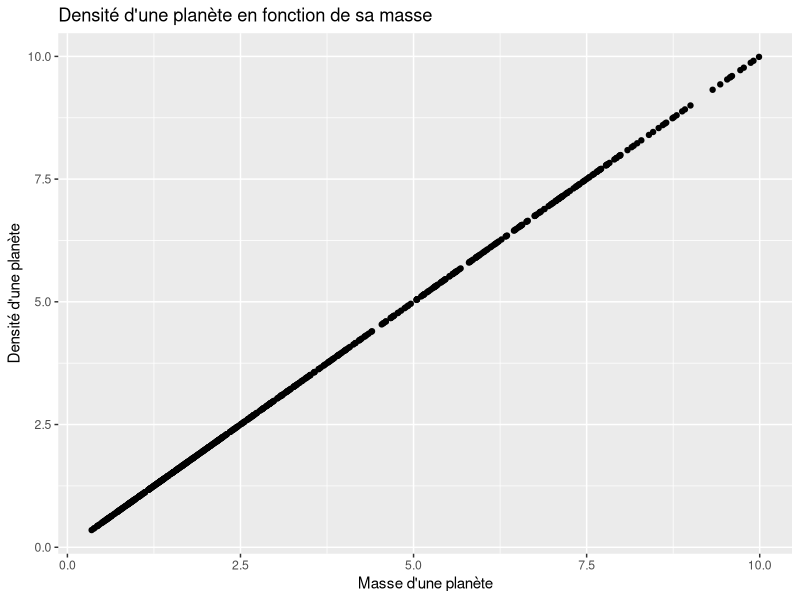
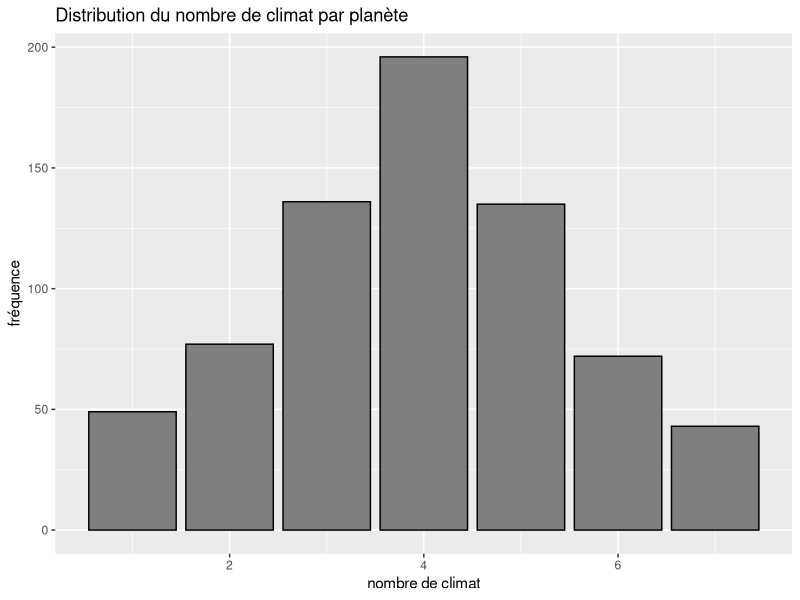
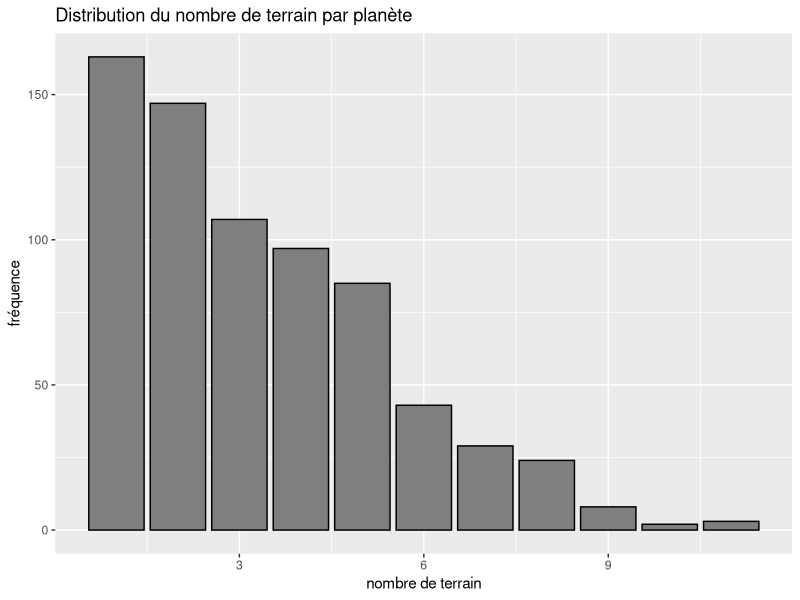

Source code (R) for these figures, in order:
## ---- chunk 1
# Sélection des librairies
suppressWarnings({suppressMessages(library(here))
suppressMessages(library(dplyr))
library(tidyr)
library(knitr)
library(ggplot2)
library(readr)
library(stringr)
library(readxl)})
## ---- chunk 2
# Lecture des bases de données 
planets <- read_delim("PLANETS.csv", delim = ":", 
    escape_double = FALSE, trim_ws = TRUE)
## ---- chunk 3
# On détermine le nombre de colonnes, de lignes, de pays et de variables dans chacune des bases de données initiales
info_planets <- planets %>% summarise(ligne = nrow(.), colonne = ncol(.), Planet = n_distinct(Planet, na.rm = TRUE))

# On cherche le nombre de valeurs manquantes pour chaque variable et le nombre d'oberservation avec au moins une valeur manquante 


planets$`mass (earth)`<- as.numeric(planets$`mass (earth)`)
planets$`density (earth)`<- as.numeric(planets$`mass (earth)`)
planets$`STAR_IDX`<- as.numeric(planets$`STAR_IDX`)
planets$`RELATIVE RADIUS`<- as.numeric(planets$`RELATIVE RADIUS`)
absent_variables <- planets %>%  summarise(Planet_number = sum(is.na(Planet_number)),Planet = sum(is.na(Planet)), STAR_IDX = sum(is.na(STAR_IDX)),`mass (earth)` = sum(is.na(`mass (earth)`)), `density (earth)` = sum(is.na(`density (earth)`)),`RELATIVE RADIUS` = sum(is.na(`RELATIVE RADIUS`)), Type_terrain = sum(is.na(Type_terrain)), `CLIMATE TYPE` = sum(is.na(`CLIMATE TYPE`)))


absent_observation <- filter(planets, rowSums(is.na(planets)) > 0) 
absent_observation <- nrow(absent_observation)

knitr :: kable(info_planets, caption = "Information tableau de planets")
knitr :: kable(absent_variables, caption = "Valeurs manquantes pour chaque variable")
knitr :: kable(absent_observation, caption = "Obeservation manquante")
## ---- chunk 4
# Représentation graphique de la densité d'une planète en fonction de sa masse 
ggplot(planets,(aes(x=`mass (earth)`, y=`density (earth)`))) + geom_point(na.rm = TRUE) + labs(title = "Densité d'une planète en fonction de sa masse ", x = "Masse d'une planète", y = "Densité d'une planète") 
## ---- chunk 5
#Tableau avec les planètes les plus extrêmes.
least_dense_planets <- planets %>% filter(!is.na(`density (earth)`)) %>% slice_min(`density (earth)`, n = 1)
most_dense_planets <- planets %>% filter(!is.na(`density (earth)`)) %>% slice_max(`density (earth)`, n = 1)
least_massive_planets <- planets %>% filter(!is.na(`mass (earth)`)) %>% slice_min(`mass (earth)`, n = 1)
most_massive_planets <- planets %>% filter(!is.na(`mass (earth)`)) %>% slice_max(`mass (earth)`, n = 1)
least_radius_planets <- planets %>% filter(!is.na(`RELATIVE RADIUS`)) %>% slice_min(`RELATIVE RADIUS`, n = 1)
most_radius_planets <- planets %>% filter(!is.na(`RELATIVE RADIUS`)) %>% slice_max(`RELATIVE RADIUS`, n = 1)
extreme_planets <- bind_rows(least_dense_planets,most_dense_planets,least_massive_planets,most_massive_planets,least_radius_planets,most_radius_planets)

extreme_planets <- extreme_planets %>% distinct(Planet, .keep_all = TRUE)
knitr::kable(extreme_planets, caption = "Planètes extrêmes de notre base de données")
## ---- chunk 6
#Using reframe and str_split, extract the terrain types and the climate types into two different data frames containing only two columns: the planet identifier (Planet_number) and the quantity of interest (terrain type or climate type). This last column must contain only a single value: there will be multiple rows per planet in general

terrain_type <- planets %>% reframe(Planet_number, Type_terrain = str_split(Type_terrain, ",")) %>% unnest(Type_terrain)

climate_type <- planets %>% reframe(Planet_number, `CLIMATE TYPE` = str_split(`CLIMATE TYPE`, ",")) %>% unnest(`CLIMATE TYPE`) 

## ---- chunk 7
#Question 8 :Represent graphically the distribution of the number of different climates per planet. Provide a similar representation for the terrain types.

# On calcule le nombre de climat unique par planète
climate_count <- climate_type %>% group_by(Planet_number) %>% summarise(num_climate = n_distinct(`CLIMATE TYPE`))

ggplot(climate_count, aes(x = num_climate)) + geom_bar(stat = "count", fill = "grey50", color = "black") + labs(title = "Distribution du nombre de climat par planète", x ="nombre de climat", y ="fréquence")     

# On calcule le nombre de terrain unique par planète
terrain_count <- terrain_type %>% group_by(Planet_number) %>% summarise(num_terrain = n_distinct(`Type_terrain`))

ggplot(terrain_count, aes(x = num_terrain)) + geom_bar(stat = "count", fill = "grey50", color = "black") + labs(title = "Distribution du nombre de terrain par planète", x ="nombre de terrain", y ="fréquence")  
